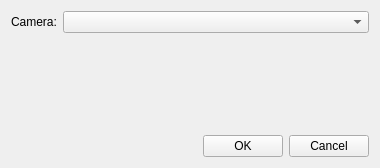
<?xml version="1.0" encoding="UTF-8"?>
<ui version="4.0">
 <class>BleCameraSelector</class>
 <widget class="QWidget" name="BleCameraSelector">
  <property name="geometry">
   <rect>
    <x>0</x>
    <y>0</y>
    <width>380</width>
    <height>168</height>
   </rect>
  </property>
  <property name="windowTitle">
   <string>Form</string>
  </property>
  <layout class="QVBoxLayout" name="verticalLayout">
   <item>
    <layout class="QFormLayout" name="formLayout">
     <property name="fieldGrowthPolicy">
      <enum>QFormLayout::AllNonFixedFieldsGrow</enum>
     </property>
     <item row="0" column="0">
      <widget class="QLabel" name="label">
       <property name="text">
        <string>Camera:</string>
       </property>
      </widget>
     </item>
     <item row="0" column="1">
      <widget class="QComboBox" name="camera"/>
     </item>
    </layout>
   </item>
   <item>
    <spacer name="verticalSpacer">
     <property name="orientation">
      <enum>Qt::Vertical</enum>
     </property>
     <property name="sizeHint" stdset="0">
      <size>
       <width>20</width>
       <height>40</height>
      </size>
     </property>
    </spacer>
   </item>
   <item>
    <layout class="QHBoxLayout" name="horizontalLayout">
     <item>
      <spacer name="horizontalSpacer">
       <property name="orientation">
        <enum>Qt::Horizontal</enum>
       </property>
       <property name="sizeHint" stdset="0">
        <size>
         <width>40</width>
         <height>20</height>
        </size>
       </property>
      </spacer>
     </item>
     <item>
      <widget class="QPushButton" name="okBtn">
       <property name="text">
        <string>OK</string>
       </property>
      </widget>
     </item>
     <item>
      <widget class="QPushButton" name="cancelBtn">
       <property name="text">
        <string>Cancel</string>
       </property>
      </widget>
     </item>
    </layout>
   </item>
  </layout>
 </widget>
 <resources/>
 <connections/>
</ui>
